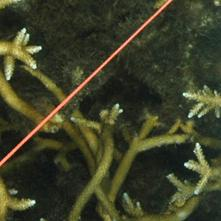
#> input picture beijbom/Acros/acro_2.jpg, 221 x 221 px
$ python histogram.py
#> lines starting #> are read from the running program, lines starting #| are printed output that depends on the picture
import numpy as np
import cv2 as cv
from matplotlib import pyplot as plt

plot_type = "Brute Matcher"
image_name = "beijbom/Acros/acro_2.jpg"

if plot_type == "":
    img = cv.imread(image_name, 0)
    plt.hist(img.ravel(), 256, [0, 256]);
    plt.show()
if plot_type == "BGR":
    img = cv.imread(image_name)
    color = ('b', 'g', 'r')
    for i, col in enumerate(color):
        histr = cv.calcHist([img], [i], None, [256], [0, 256])
        plt.plot(histr, color=col)
        plt.xlim([0, 256])
    plt.show()

if plot_type == "Brute Matcher":
    img1 = cv.imread('beijbom/Acros/acro_2.jpg', cv.IMREAD_GRAYSCALE)  # queryImage
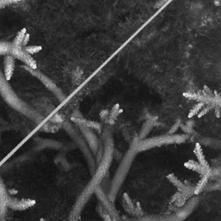
#> img1: shape (221, 221); min 5, max 255, mean 60.1
    img2 = cv.imread('beijbom/Acros/acro_3.jpg', cv.IMREAD_GRAYSCALE)  # trainImage
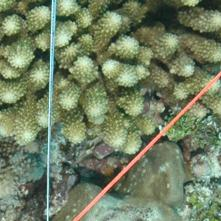
#> input picture beijbom/Acros/acro_3.jpg, 221 x 221 px
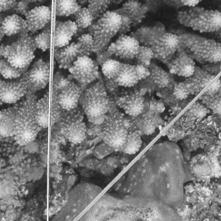
#> img2: shape (221, 221); min 20, max 252, mean 120.6
    # Initiate SIFT detector
    sift = cv.SIFT_create()
    # find the keypoints and descriptors with SIFT
    kp1, des1 = sift.detectAndCompute(img1, None)
#> kp1 = 396 keypoints; strongest (x, y, size): (33, 202, 3), (40, 48, 2.5), (24, 30, 2.8), (186, 164, 2.9)
    kp2, des2 = sift.detectAndCompute(img2, None)
#> kp2 = 745 keypoints; strongest (x, y, size): (11, 25, 9.5), (109, 67, 8.5), (160, 127, 2.1), (128, 45, 10.7)
    # FLANN parameters
    FLANN_INDEX_KDTREE = 1
    index_params = dict(algorithm=FLANN_INDEX_KDTREE, trees=5)
    search_params = dict(checks=50)  # or pass empty dictionary
    flann = cv.FlannBasedMatcher(index_params, search_params)
    matches = flann.knnMatch(des1, des2, k=2)
#> matches = 396 matches
    # Need to draw only good matches, so create a mask
    matchesMask = [[0, 0] for i in range(len(matches))]
#> matchesMask = 396 pairs, first value 0 to 0, second value 0 to 0
    # ratio test as per Lowe's paper
    for i, (m, n) in enumerate(matches):
        if m.distance < 0.8 * n.distance:
            matchesMask[i] = [1, 0]
#> after the loop, matchesMask = 396 pairs, first value 0 to 1, second value 0 to 0
    draw_params = dict(matchColor=(0, 255, 0),
                       singlePointColor=(255, 0, 0),
                       matchesMask=matchesMask,
                       flags=cv.DrawMatchesFlags_DEFAULT)
#> draw_params = 4 items
    img3 = cv.drawMatchesKnn(img1, kp1, img2, kp2, matches, None, **draw_params)
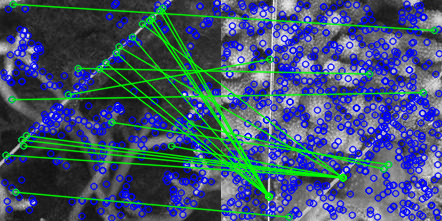
#> img3: shape (221, 442, 3); mean of channels 0, 1, 2 111.3, 84.5, 64.2; drawn as B, G, R
    plt.imshow(img3, ), plt.show()
